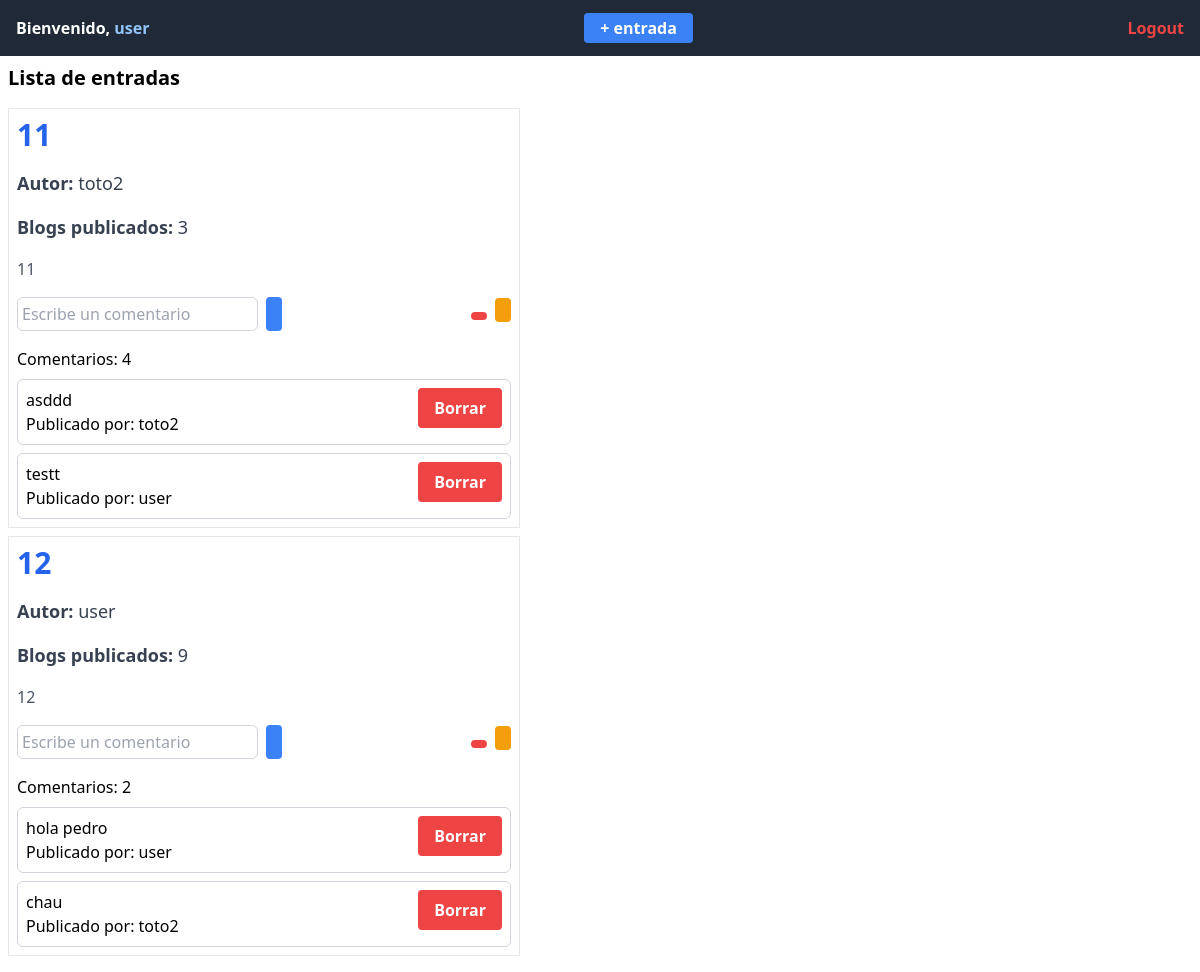
The app's page / (signed in) with its own data.
### blog_app/models.py (models this page shows, shortened)
class CustomUser(AbstractUser):
    entradas_count = models.IntegerField(default=0)

class Entrada(models.Model):
    titulo = models.CharField(max_length=100)
    contenido = models.TextField()
    fecha_creacion = models.DateTimeField(auto_now_add=True)
    autor = models.ForeignKey('blog_app.CustomUser', on_delete=models.CASCADE)
    categorias = models.ManyToManyField(Categoria)
    comentarios_count = models.IntegerField(default=0)

class Comentario(models.Model):
    texto = models.TextField()
    fecha_creacion = models.DateTimeField(auto_now_add=True)
    autor = models.ForeignKey('blog_app.CustomUser', on_delete=models.CASCADE)
    entrada = models.ForeignKey(Entrada, on_delete=models.CASCADE)

### blog_app/views.py (the view)
# urls.py: path('', EntradaListView.as_view(), name='entrada_list'),
class EntradaListView(ListView):
    model = Entrada
    template_name = 'blog_app/entrada_list.html'

### blog_app/context_processors.py (called while the page is built)
def categorias(request):
    return {'categorias': Categoria.objects.all()}

### blog_app/templates/blog_app/entrada_list.html (shortened to what this page needs)
{% extends 'blog_app/base.html' %} {% block content %}
<div class="m-2">
  <p class="text-xl font-bold mb-4">Lista de entradas</p>
  <div class="flex flex-col">
    {% for entrada in object_list %}
    <div class="p-2 mb-2 w-auto max-w-lg border border-gray-200">
      <div class="mb-4">
        <h2 class="text-3xl font-extrabold mb-1 text-blue-600">
          {{ entrada.titulo }}
        </h2>
      </div>
      <div class="mb-4">
        <h3 class="text-lg font-semibold mb-1 text-gray-700">
          Autor: <span class="font-normal">{{ entrada.autor }}</span>
        </h3>
      </div>
      <div class="mb-4">
        <h4 class="text-lg font-semibold mb-1 text-gray-700">
          Blogs publicados:
          <span class="font-normal">{{ entrada.autor.entradas_count }}</span>
        </h4>
      </div>
      <p class="text-gray-600" style="word-wrap: break-word">
        {{ entrada.contenido }}
      </p>
      <div class="flex flex-row gap-2 justify-between items-center mt-2">
        <form
          method="post"
          action="{% url 'comentario_new' entrada.pk %}"
          class="flex flex-row gap-2 align-center"
        >
          <input
            name="texto"
            class="border border-gray-300 rounded-md p-1 mt-2"
            required="required"
            placeholder="Escribe un comentario"
          />
          <button
            type="submit"
            class="ri-add-line bg-blue-500 hover:bg-blue-700 text-white font-bold py-1 px-2 rounded mt-2"
          ></button>
        </form>
        <div class="flex flex-row gap-2">
          <form method="post" action="{% url 'entrada_delete' entrada.pk %}">
            <button
              type="submit"
              class="ri-delete-bin-fill bg-red-500 hover:bg-red-700 text-white font-bold px-2 py-1 rounded"
            ></button>
          </form>
          <a
            href="{% url 'entrada_edit' entrada.pk %}"
            class="ri-edit-2-fill bg-amber-500 hover:bg-amber-700 text-white font-bold rounded px-2 py-1"
          ></a>
        </div>
      </div>
      <p class="mt-4">Comentarios: {{ entrada.comentarios_count }}</p>
      {% for comentario in entrada.comentario_set.all %}
      <div
        class="border border-gray-300 rounded-md p-2 mt-2 flex flex-row justify-between align-center"
      >
        <div>
          <p>{{ comentario.texto }}</p>
          <p>Publicado por: {{ comentario.autor }}</p>
        </div>
        <form
          method="post"
          action="{% url 'comentario_delete' comentario.pk %}"
        >
          <button
            type="submit"
            class="bg-red-500 hover:bg-red-700 text-white font-bold py-2 px-4 rounded"
          >
            Borrar
          </button>
        </form>
      </div>
      {% endfor %}
    </div>
    {% endfor %}
  </div>
</div>
{% endblock content %}

### blog_app/templates/blog_app/base.html (shortened to what this page needs)
<!DOCTYPE html>
<html lang="en">
  <head>
    <link
      href="https://cdn.jsdelivr.net/npm/remixicon@3.4.0/fonts/remixicon.css"
      rel="stylesheet"
    />
  </head>
  <body class="w-screen">
    <nav class="bg-gray-800 text-white p-4 font-bold">
      <ul class="flex justify-between">
        {% if user.is_authenticated %}
        <li>
          <a href="{% url 'entrada_list' %}"
            >Bienvenido,
            <span class="font-semibold text-blue-300"
              >{{ user.username }}</span
            ></a
          >
        </li>
        <li>
          <a
            href="{% url 'entrada_new' %}"
            class="bg-blue-500 hover:bg-blue-700 text-white font-bold py-1 px-4 rounded"
          >
            + entrada
          </a>
        </li>
        <div class="flex flex-row gap-2">
          <li>
            <a href="{% url 'logout' %}" class="text-red-500 font-bold">
              Logout
            </a>
          </li>
        </div>
        {% endif %}
      </ul>
    </nav>
    {% block content %}{% endblock %}
  </body>
  <script src="https://cdn.tailwindcss.com"></script>
</html>

### records on screen
CustomUser: username "user"
Entrada: titulo "11", autor "toto2", autor.entradas_count "3", contenido "11", comentarios_count "4"
Comentario: texto "asddd", autor "toto2"
Comentario: texto "testt", autor "user"
Entrada: titulo "12", autor "user", autor.entradas_count "9", contenido "12", comentarios_count "2"
Comentario: texto "hola pedro", autor "user"
Comentario: texto "chau", autor "toto2"
